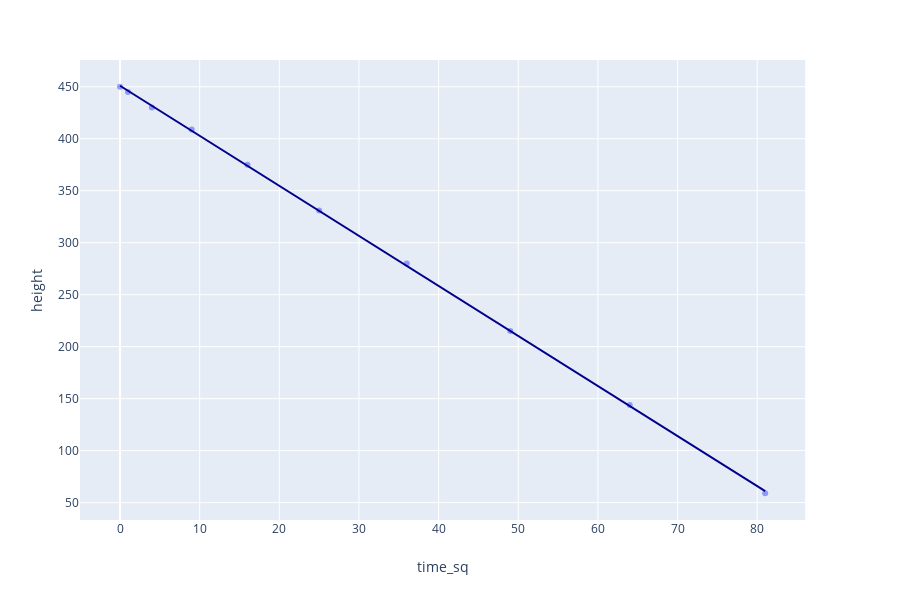

Notebook source saved alongside this figure:
### Markdown cell above
You can see above the problems with fitting a linear model to a nonlinear model.

To turn add a nonlinear component, you can transform your y or x into nonlinear terms and try plotting that through a linear plot.

### Code cell
dataset['time_sq'] = time**2
fig = px.scatter(
    dataset, x='time_sq', y='height', opacity=0.65,
    trendline='ols', trendline_color_override='darkblue'
)
fig.show()

### Figure 1 — Plotly figure (JSON) as saved in the notebook; plotly's stock layout.template omitted (floating-point values rounded to 4 significant figures)
{"data": [{"hoverlabel": {"namelength": 0}, "hovertemplate": "time_sq=%{x}<br>height=%{y}", "legendgroup": "", "marker": {"color": "#636efa", "opacity": 0.65, "symbol": "circle"}, "mode": "markers", "name": "", "showlegend": false, "type": "scatter", "x": [0, 1, 4, 9, 16, 25, 36, 49, 64, 81], "xaxis": "x", "y": [450, 445, 430, 409, 375, 331, 280, 215, 144, 59], "yaxis": "y"}, {"hoverlabel": {"namelength": 0}, "hovertemplate": "<b>OLS trendline</b><br>height = -4.812704 * time_sq + 450.962055<br>R<sup>2</sup>=0.999885<br><br>time_sq=%{x}<br>height=%{y} <b>(trend)</b>", "legendgroup": "", "line": {"color": "darkblue"}, "marker": {"color": "#636efa", "symbol": "circle"}, "mode": "lines", "name": "", "showlegend": false, "type": "scatter", "x": [0, 1, 4, 9, 16, 25, 36, 49, 64, 81], "xaxis": "x", "y": [451.0, 446.1, 431.7, 407.6, 374.0, 330.6, 277.7, 215.1, 142.9, 61.13], "yaxis": "y"}], "layout": {"height": 600, "legend": {"tracegroupgap": 0}, "margin": {"t": 60}, "xaxis": {"anchor": "y", "domain": [0, 0.98], "title": {"text": "time_sq"}}, "yaxis": {"anchor": "x", "domain": [0, 1], "title": {"text": "height"}}}}
